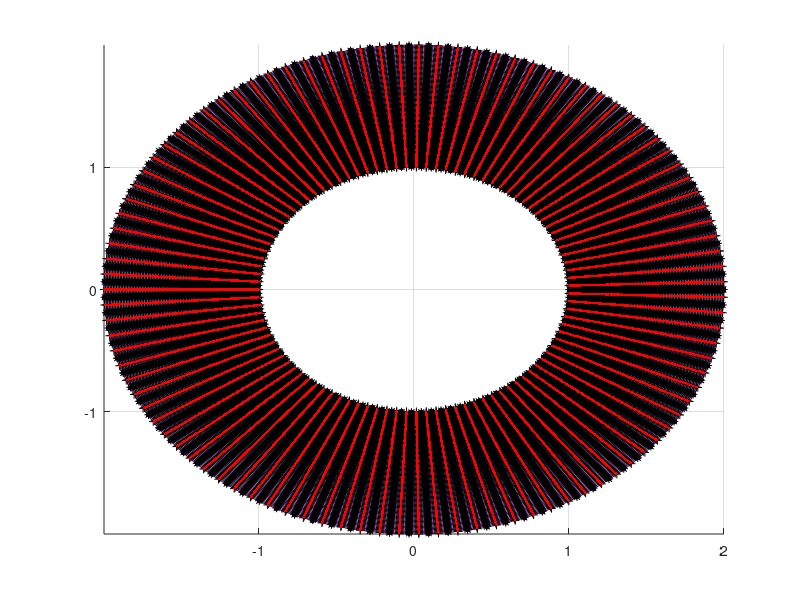

Reproduce this figure in MATLAB. (Note: this script raises an error after producing the figure.)
% Testing the curvilinear divergence
clc
close all

addpath('../mole_MATLAB')

% Parameters
k = 2;
m = 100;
n = 100;

% Grid
r1 = 1; % Inner radius 
r2 = 2; % Outer radius
nR = linspace(r1, r2, m) ;
nT = linspace(0, 2*pi, n) ;
[R, T] = meshgrid(nR, nT) ;
% Convert grid to cartesian coordinates
X = R.*cos(T); 
Y = R.*sin(T);

%[X, Y] = meshgrid(1:m, 1:n);
%[X, Y] = genCurvGrid(n, m);

mesh(X, Y, zeros(n, m), 'Marker', '.', 'MarkerSize', 10)
%    Az  El
view([0 90])
axis tight
set(gcf, 'Color', 'w')
hold on

[n, m] = size(X);
n = n-1;
m = m-1;

Ux = (X(1:end-1, :) + X(2:end, :))/2;
Uy = (Y(1:end-1, :) + Y(2:end, :))/2;
scatter3(Ux(:), Uy(:), zeros(n*(m+1), 1), '+', 'MarkerEdgeColor', 'k')

Vx = (X(:, 1:end-1) + X(:, 2:end))/2;
Vy = (Y(:, 1:end-1) + Y(:, 2:end))/2;
scatter3(Vx(:), Vy(:), zeros((n+1)*m, 1), '*', 'MarkerEdgeColor', 'k')

Cx = (Vx(1:end-1, :) + Vx(2:end, :))/2;
Cy = (Uy(:, 1:end-1) + Uy(:, 2:end))/2;
scatter3(Cx(:), Cy(:), zeros(n*m, 1), '.', 'MarkerEdgeColor', 'r')

% Interpolate U values
Ugiven = sin(X);%X.^2;%-X.^3/3;
interpolant = scatteredInterpolant([X(:) Y(:)], Ugiven(:));
U = interpolant(Ux, Uy);
% Interpolate V values
Vgiven = cos(Y);%Y.^2;%-Y.^3/3;
interpolant = scatteredInterpolant([X(:) Y(:)], Vgiven(:));
V = interpolant(Vx, Vy);
% Interpolate C values
Cgiven = cos(X)-sin(Y);%2*X+2*Y;%-X.^2-Y.^2;
interpolant = scatteredInterpolant([X(:) Y(:)], Cgiven(:));

% West-East sides
Cx = [Ux(:, 1) Cx];
Cy = [Uy(:, 1) Cy];
Cx = [Cx Ux(:, end)];
Cy = [Cy Uy(:, end)];

% South-North sides
Cx = [[0 Vx(1, :) 0]; Cx];
Cy = [[0 Vy(1, :) 0]; Cy];
Cx = [Cx; [0 Vx(end, :) 0]];
Cy = [Cy; [0 Vy(end, :) 0]];

% Corners
Cx(1, 1) = X(1, 1);
Cy(1, 1) = Y(1, 1);
Cx(1, end) = X(1, end);
Cy(1, end) = Y(1, end);
Cx(end, 1) = X(end, 1);
Cy(end, 1) = Y(end, 1);
Cx(end, end) = X(end, end);
Cy(end, end) = Y(end, end);

C = interpolant(Cx, Cy);

scatter3(Cx(:), Cy(:), zeros((m+2)*(n+2), 1), 'o', 'MarkerEdgeColor', 'r')
legend('Nodal points', 'u', 'v', 'Centers', 'All centers')
hold off

figure
subplot(2, 1, 1)
surf(Cx(2:end-1, 2:end-1), Cy(2:end-1, 2:end-1), C(2:end-1, 2:end-1), 'EdgeColor', 'none');
view([-16 21])
axis equal
colorbar
title('Exact')
xlabel('x')
ylabel('y')

tic
D = div2DCurv(k, X, Y);
toc

Ccomp = D*[reshape(U.', [], 1); reshape(V.', [], 1)];
Ccomp = reshape(Ccomp, m+2, n+2);
subplot(2, 1, 2)
surf(Cx(2:end-1, 2:end-1), Cy(2:end-1, 2:end-1), Ccomp(2:end-1, 2:end-1)', 'EdgeColor', 'none')
view([-16 21])
axis equal
colorbar
title('Approx')
xlabel('x')
ylabel('y')

figure
surf(Cx(2:end-1, 2:end-1), Cy(2:end-1, 2:end-1), Ccomp(2:end-1, 2:end-1)'-C(2:end-1, 2:end-1), 'EdgeColor', 'none')
view([0 90])
colorbar
max(max(abs(Ccomp(2:end-1, 2:end-1)'-C(2:end-1, 2:end-1))))

G = grad2DCurv(k, X, Y);
Dold = div2D(k, m, 1, n, 1);
Gold = grad2D(k, m, 1, n, 1);
